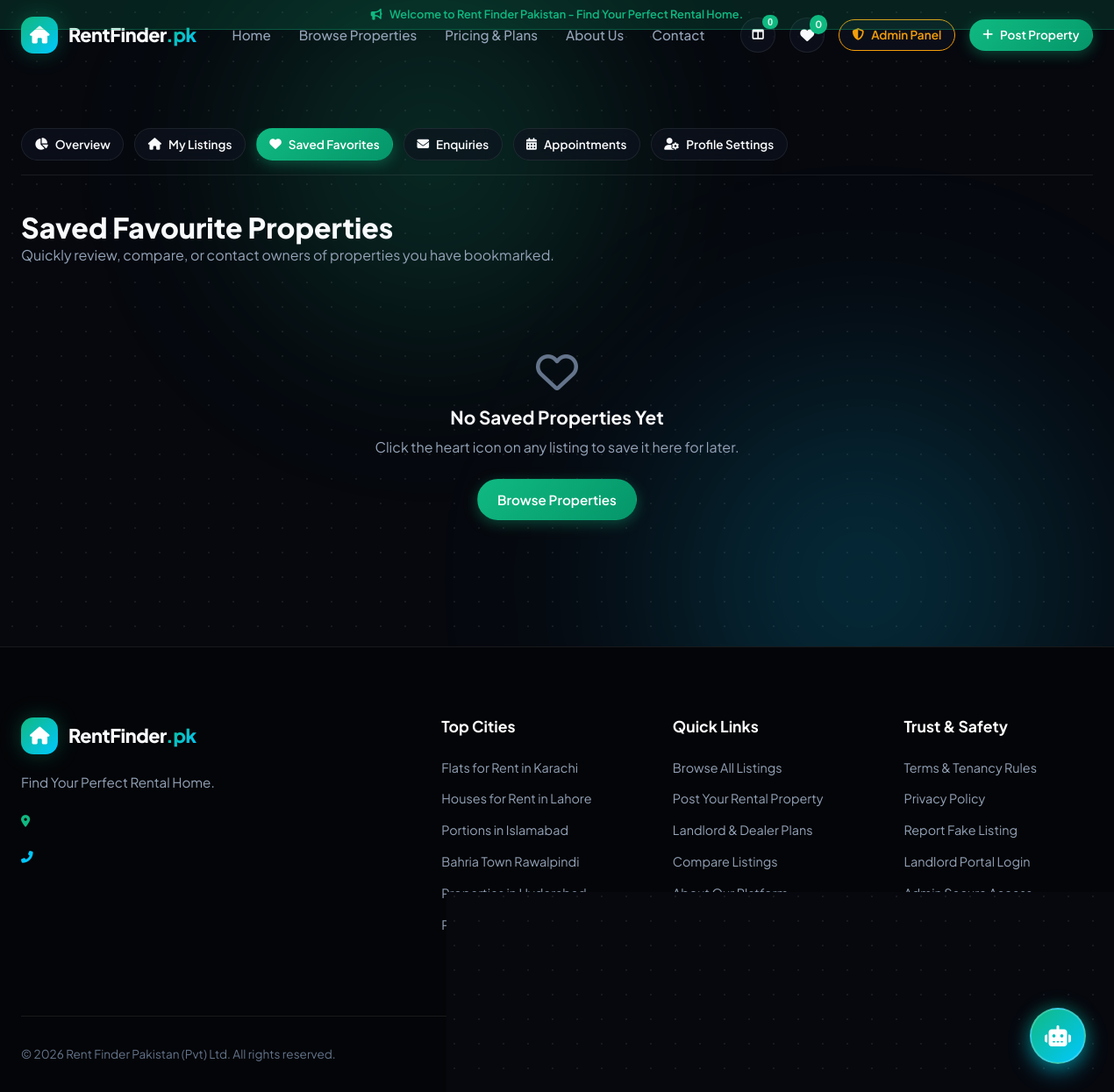
/dashboard/favorites (signed in), run on the app's committed database.
### tables this page shows
CREATE TABLE website_settings (
        key TEXT PRIMARY KEY,
        value TEXT
    );

### app.py (the view)
        def decorated_function(*args, **kwargs):
            if 'user_id' not in session:
                flash("Please log in to access this page.", "warning")
                return redirect(url_for('login', next=request.path))
            if role:
                user = db.find_user_by_id(session['user_id'])
                if not user or (role == 'admin' and user['role'] != 'admin'):
                    flash("Access denied. Authorized administrators only.", "danger")
                    return redirect(url_for('index'))
            return f(*args, **kwargs)

### app.py (called while the page is built)
@app.context_processor
def inject_global_data():
    settings = db.get_all_settings()
    current_user = None
    saved_count = 0
    if 'user_id' in session:
        current_user = db.find_user_by_id(session['user_id'])
        if current_user:
            conn = db.get_db()
            saved_count = conn.execute("SELECT COUNT(*) as c FROM favorites WHERE user_id = ?", (session['user_id'],)).fetchone()['c']
            conn.close()
    return {
        'site_settings': settings,
        'current_user': current_user,
        'saved_count': saved_count,
        'now': datetime.now()
    }

def login_required(role=None):
    def decorator(f):
        def decorated_function(*args, **kwargs):
            if 'user_id' not in session:
                flash("Please log in to access this page.", "warning")
                return redirect(url_for('login', next=request.path))
            if role:
                user = db.find_user_by_id(session['user_id'])
                if not user or (role == 'admin' and user['role'] != 'admin'):
                    flash("Access denied. Authorized administrators only.", "danger")
                    return redirect(url_for('index'))
            return f(*args, **kwargs)
        decorated_function.__name__ = f.__name__
        return decorated_function
    return decorator

@app.route('/dashboard/favorites')
@login_required()
def dashboard_favorites():
    user_id = session['user_id']
    conn = db.get_db()
    favorites = conn.execute('''
        SELECT p.*
        FROM favorites f
        JOIN properties p ON f.property_id = p.id
        WHERE f.user_id = ?
        ORDER BY f.id DESC
    ''', (user_id,)).fetchall()
    conn.close()
    return render_template('dashboard/favorites.html', favorites=favorites)

### database.py (called while the page is built)
def get_db():
    conn = sqlite3.connect(DB_PATH)
    conn.row_factory = sqlite3.Row
    conn.execute("PRAGMA foreign_keys = ON")
    return conn

def get_all_settings():
    conn = get_db()
    rows = conn.execute("SELECT key, value FROM website_settings").fetchall()
    conn.close()
    return {r['key']: r['value'] for r in rows}

def find_user_by_id(user_id):
    conn = get_db()
    user = conn.execute("SELECT * FROM users WHERE id = ?", (user_id,)).fetchone()
    conn.close()
    return user

### templates/dashboard/favorites.html (shortened to what this page needs)
{% extends "base.html" %}
{% block content %}
<div class="container" style="padding-top: calc(var(--header-height) + 2rem); padding-bottom: 5rem;">
  <div style="display: flex; gap: 0.75rem; border-bottom: 1px solid var(--border-glass); padding-bottom: 1rem; margin-bottom: 2.5rem; overflow-x: auto;">
    <a href="{{ url_for('dashboard') }}" class="btn btn-secondary btn-sm"><i class="fas fa-chart-pie"></i> Overview</a>
    <a href="{{ url_for('dashboard_listings') }}" class="btn btn-secondary btn-sm"><i class="fas fa-home"></i> My Listings</a>
    <a href="{{ url_for('dashboard_favorites') }}" class="btn btn-primary btn-sm"><i class="fas fa-heart"></i> Saved Favorites</a>
    <a href="{{ url_for('dashboard_enquiries') }}" class="btn btn-secondary btn-sm"><i class="fas fa-envelope"></i> Enquiries</a>
    <a href="{{ url_for('dashboard_appointments') }}" class="btn btn-secondary btn-sm"><i class="fas fa-calendar-alt"></i> Appointments</a>
    <a href="{{ url_for('dashboard_profile') }}" class="btn btn-secondary btn-sm"><i class="fas fa-user-cog"></i> Profile Settings</a>
  </div>
  <div style="margin-bottom: 2rem;">
    <h1 style="font-size: 2rem; font-weight: 800;">Saved Favourite Properties</h1>
    <p style="color: var(--text-muted);">Quickly review, compare, or contact owners of properties you have bookmarked.</p>
  </div>
  {% if favorites %}
    <div class="properties-grid">
      {% for prop in favorites %}
        {% set imgs = prop.images|from_json %}
        {% set first_img = imgs[0] if imgs else 'https://images.unsplash.com/photo-1545324418-cc1a3fa10c00?auto=format&fit=crop&w=600&q=80' %}
        <div class="property-card">
          <div class="card-media">
            <img src="{{ first_img }}" alt="{{ prop.title }}" class="card-img" loading="lazy">
            <div class="media-badges">
              <span class="badge-type">{{ prop.property_type }}</span>
            </div>
            <button type="button" class="btn-fav active" data-prop-id="{{ prop.id }}" title="Remove from favorites">
              <i class="fas fa-heart text-danger"></i>
            </button>
            <div class="card-price-tag">
              PKR {{ prop.monthly_rent|format_currency }} <small>/ month</small>
            </div>
          </div>
          <div class="card-body">
            <div class="card-location">
              <i class="fas fa-map-marker-alt"></i> {{ prop.area }}, {{ prop.city }}
            </div>
            <h3 class="card-title">
              <a href="{{ url_for('property_detail', prop_id=prop.id) }}">{{ prop.title }}</a>
            </h3>
            <div class="card-specs">
              <div class="spec-item"><i class="fas fa-bed"></i> {{ prop.bedrooms }} Beds</div>
              <div class="spec-item"><i class="fas fa-bath"></i> {{ prop.bathrooms }} Baths</div>
              <div class="spec-item"><i class="fas fa-ruler-combined"></i> {{ prop.size }} {{ prop.size_unit }}</div>
            </div>
            <div class="card-footer">
              <a href="{{ url_for('property_detail', prop_id=prop.id) }}" class="btn btn-primary btn-sm" style="width: 100%;">
                View Details &amp; Contact
              </a>
            </div>
          </div>
        </div>
      {% endfor %}
    </div>
  {% else %}
    <div class="data-card" style="text-align: center; padding: 4rem 1rem;">
      <i class="far fa-heart" style="font-size: 3rem; color: var(--text-dim); margin-bottom: 1rem;"></i>
      <h3 style="font-size: 1.3rem; margin-bottom: 0.5rem;">No Saved Properties Yet</h3>
      <p style="color: var(--text-muted); margin-bottom: 1.5rem;">Click the heart icon on any listing to save it here for later.</p>
      <a href="{{ url_for('properties') }}" class="btn btn-primary">Browse Properties</a>
    </div>
  {% endif %}
</div>
{% endblock %}

### templates/base.html (shortened to what this page needs)
<!DOCTYPE html>
<html lang="en">
<head>
  <link rel="stylesheet" href="https://cdnjs.cloudflare.com/ajax/libs/font-awesome/6.5.1/css/all.min.css">
  <link rel="stylesheet" href="{{ url_for('static', filename='css/style.css') }}">
</head>
<body>
  <div class="ambient-glow-1"></div>
  <div class="ambient-glow-2"></div>
  {% if site_settings.get('announcement_bar') %}
  <div style="background: rgba(16, 185, 129, 0.15); border-bottom: 1px solid rgba(16, 185, 129, 0.3); color: #10b981; font-size: 0.8rem; font-weight: 600; padding: 0.4rem 1rem; text-align: center; position: relative; z-index: 101;">
    <i class="fas fa-bullhorn" style="margin-right: 6px;"></i> {{ site_settings.get('announcement_bar') }}
  </div>
  {% endif %}
  <header class="site-header">
    <div class="container nav-container">
      <a href="{{ url_for('index') }}" class="brand-logo">
        <div class="logo-badge">
          <i class="fas fa-home"></i>
        </div>
        <div class="brand-name">
          RentFinder<span>.pk</span>
        </div>
      </a>
      <nav class="nav-menu">
        <a href="{{ url_for('index') }}" class="nav-link {% if request.endpoint == 'index' %}active{% endif %}">Home</a>
        <a href="{{ url_for('properties') }}" class="nav-link {% if request.endpoint == 'properties' %}active{% endif %}">Browse Properties</a>
        <a href="{{ url_for('pricing') }}" class="nav-link {% if request.endpoint == 'pricing' %}active{% endif %}">Pricing & Plans</a>
        <a href="{{ url_for('about') }}" class="nav-link {% if request.endpoint == 'about' %}active{% endif %}">About Us</a>
        <a href="{{ url_for('contact') }}" class="nav-link {% if request.endpoint == 'contact' %}active{% endif %}">Contact</a>
      </nav>
      <div class="nav-actions">
        <button class="icon-btn" onclick="openComparePage()" title="Compare Properties">
          <i class="fas fa-columns"></i>
          <span class="badge-count compare-badge-count">0</span>
        </button>
        {% if current_user %}
          <a href="{{ url_for('dashboard_favorites') }}" class="icon-btn" title="Saved Favorites">
            <i class="fas fa-heart"></i>
            <span class="badge-count favorites-badge-count">{{ saved_count }}</span>
          </a>
          {% if current_user.role == 'admin' %}
            <a href="{{ url_for('admin_dashboard') }}" class="btn btn-secondary btn-sm" style="border-color: var(--accent-gold); color: var(--accent-gold);">
              <i class="fas fa-shield-alt"></i> Admin Panel
            </a>
          {% else %}
            <a href="{{ url_for('dashboard') }}" class="btn btn-secondary btn-sm">
              <i class="fas fa-user-circle"></i> Dashboard
            </a>
          {% endif %}
          <a href="{{ url_for('post_property') }}" class="btn btn-primary btn-sm">
            <i class="fas fa-plus"></i> Post Property
          </a>
        {% else %}
          <a href="{{ url_for('login') }}" class="btn btn-outline btn-sm">Login</a>
          <a href="{{ url_for('post_property') }}" class="btn btn-primary btn-sm">
            <i class="fas fa-plus"></i> Post Property
          </a>
        {% endif %}
      </div>
    </div>
  </header>
  <main>
    {% block content %}{% endblock %}
  </main>
  <button id="chatbot-trigger-btn" class="chatbot-trigger-btn" title="Chat with Rent Finder AI">
    <i class="fas fa-robot" style="font-size: 1.5rem;"></i>
  </button>
  <footer class="site-footer">
    <div class="container">
      <div class="footer-grid">
        <div class="footer-brand">
          <a href="{{ url_for('index') }}" class="brand-logo" style="margin-bottom: 1rem;">
            <div class="logo-badge"><i class="fas fa-home"></i></div>
            <div class="brand-name">RentFinder<span>.pk</span></div>
          </a>
          <p>{{ site_settings.get('site_tagline', 'Find Your Perfect Rental Home.') }}</p>
          <p style="font-size: 0.85rem; color: var(--text-dim);"><i class="fas fa-map-marker-alt" style="color: var(--accent-emerald);"></i> {{ site_settings.get('office_address') }}</p>
          <p style="font-size: 0.85rem; color: var(--text-dim);"><i class="fas fa-phone-alt" style="color: var(--accent-cyan);"></i> {{ site_settings.get('contact_phone') }}</p>
        </div>
        <div class="footer-col">
          <h4>Top Cities</h4>
          <ul class="footer-links">
            <li><a href="{{ url_for('properties', city='Karachi') }}">Flats for Rent in Karachi</a></li>
            <li><a href="{{ url_for('properties', city='Lahore') }}">Houses for Rent in Lahore</a></li>
            <li><a href="{{ url_for('properties', city='Islamabad') }}">Portions in Islamabad</a></li>
            <li><a href="{{ url_for('properties', city='Rawalpindi') }}">Bahria Town Rawalpindi</a></li>
            <li><a href="{{ url_for('properties', city='Hyderabad') }}">Properties in Hyderabad</a></li>
            <li><a href="{{ url_for('properties', city='Multan') }}">Properties in Multan</a></li>
          </ul>
        </div>
        <div class="footer-col">
          <h4>Quick Links</h4>
          <ul class="footer-links">
            <li><a href="{{ url_for('properties') }}">Browse All Listings</a></li>
            <li><a href="{{ url_for('post_property') }}">Post Your Rental Property</a></li>
            <li><a href="{{ url_for('pricing') }}">Landlord & Dealer Plans</a></li>
            <li><a href="{{ url_for('compare') }}">Compare Listings</a></li>
            <li><a href="{{ url_for('about') }}">About Our Platform</a></li>
            <li><a href="{{ url_for('contact') }}">Help & Support Center</a></li>
          </ul>
        </div>
        <div class="footer-col">
          <h4>Trust & Safety</h4>
          <ul class="footer-links">
            <li><a href="{{ url_for('terms') }}">Terms & Tenancy Rules</a></li>
            <li><a href="{{ url_for('privacy') }}">Privacy Policy</a></li>
            <li><a href="{{ url_for('contact') }}">Report Fake Listing</a></li>
            <li><a href="{{ url_for('login') }}">Landlord Portal Login</a></li>
            <li><a href="{{ url_for('login') }}">Admin Secure Access</a></li>
          </ul>
          <div style="margin-top: 1.5rem; display: flex; gap: 0.75rem;">
            <a href="https://wa.me/{{ site_settings.get('whatsapp_number', '923008291034')|replace(' ', '')|replace('+', '') }}" target="_blank" class="icon-btn" style="color: #25D366;" title="WhatsApp Support">
              <i class="fab fa-whatsapp"></i>
            </a>
            <a href="mailto:{{ site_settings.get('contact_email') }}" class="icon-btn" title="Email Support">
              <i class="fas fa-envelope"></i>
            </a>
          </div>
        </div>
      </div>
      <div class="footer-bottom">
        <div>&copy; {{ now.year }} Rent Finder Pakistan (Pvt) Ltd. All rights reserved.</div>
        <div style="display: flex; gap: 1.5rem;">
          <a href="{{ url_for('terms') }}">Terms of Service</a>
          <a href="{{ url_for('privacy') }}">Privacy Policy</a>
          <a href="{{ url_for('contact') }}">Contact Us</a>
        </div>
      </div>
    </div>
  </footer>
</body>
</html>

### data on the page
website_settings: get "Welcome to Rent Finder Pakistan - Find Your Perfect Rental Home."
website_settings: get "Find Your Perfect Rental Home."

### other printed values
{{ saved_count }} "0"
